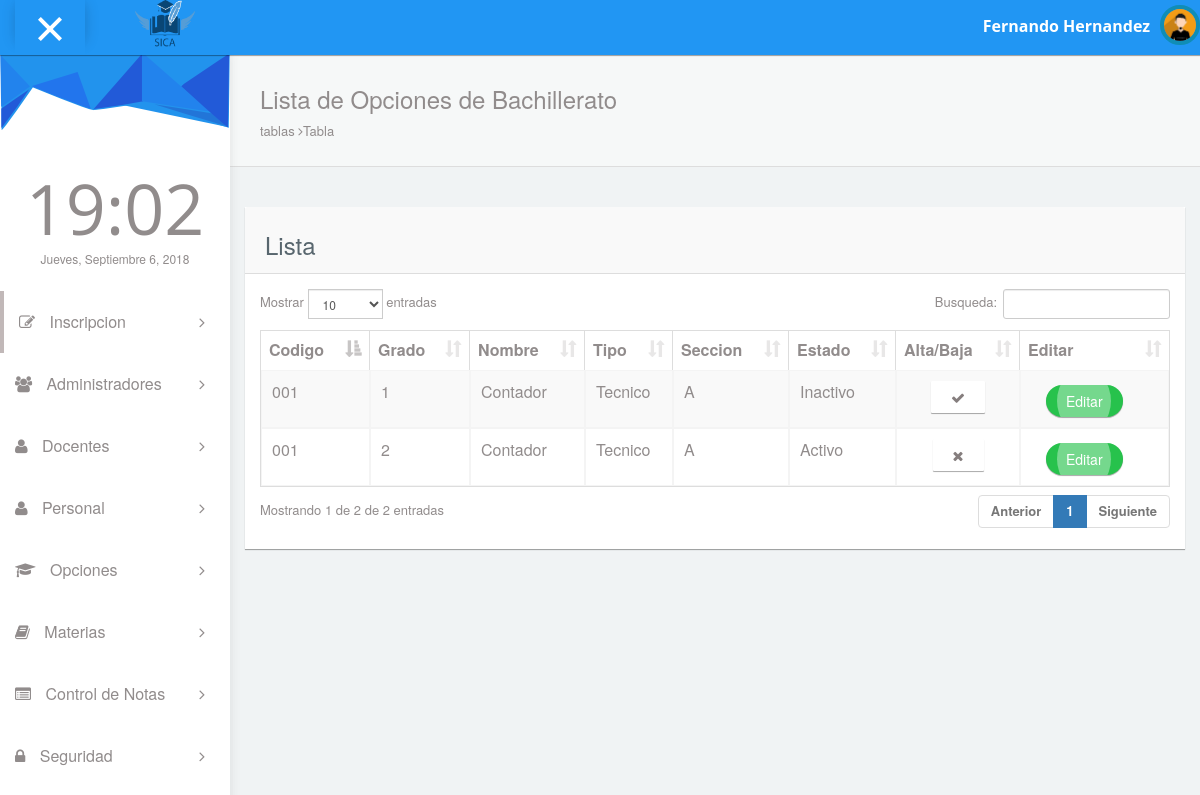
Screenshot of /pages/listaOpciones.php with the database file from the repository.
### tables this page shows
CREATE TABLE `topciones` (
  `eid_opcion` int(11) NOT NULL,
  `ecupo_maximo` int(11) NOT NULL,
  `efk_bto` int(11) NOT NULL,
  `efk_grado` int(11) NOT NULL,
  `efk_seccion` int(11) NOT NULL,
  `eestado` int(11) NOT NULL
);

CREATE TABLE `tbachilleratos` (
  `eid_bachillerato` int(11) NOT NULL,
  `ccodigo` varchar(20) NOT NULL,
  `cnombe` varchar(30) NOT NULL,
  `cdescripcion` varchar(200) NOT NULL,
  `efk_tipo` int(11) NOT NULL
);

CREATE TABLE `tgrado` (
  `eid_grado` int(11) NOT NULL,
  `cgrado` int(11) NOT NULL
);

CREATE TABLE `ttipobachillerato` (
  `eid_tipo` int(11) NOT NULL,
  `ctipo` varchar(50) NOT NULL
);

CREATE TABLE `tsecciones` (
  `eid_seccion` int(11) NOT NULL,
  `cseccion` varchar(10) NOT NULL
);

### pages/listaOpciones.php (the view, shortened to what this page needs)
<!DOCTYPE html>
<html lang="en">
<head>
  <link rel="stylesheet" type="text/css" href="../asset/css/bootstrap.min.css">
  <link rel="stylesheet" type="text/css" href="../asset/css/plugins/font-awesome.min.css"/>
  <link rel="stylesheet" type="text/css" href="../asset/css/plugins/datatables.bootstrap.min.css"/>
  <link rel="stylesheet" type="text/css" href="../asset/css/plugins/animate.min.css"/>
  <link href="../asset/css/style.css" rel="stylesheet">
</head>
<body id="mimin" class="dashboard">
      <?php include "header.php"?>
      <div class="container-fluid mimin-wrapper">
<?php include "menu.php";?>
            <div id="content">
               <div class="panel box-shadow-none content-header">
                  <div class="panel-body">
                    <div class="col-md-12">
                        <h3 class="animated fadeInLeft">Lista de Opciones de Bachillerato</h3>
                        <p class="animated fadeInDown">
                          tablas <span class="fa-angle-right fa"></span>Tabla
                        </p>
                    </div>
                  </div>
              </div>
              <form id="turismo" name="turismo" action="" method="post">
              <div class="col-md-12 top-20 padding-0">
                <div class="col-md-12">
                  <div class="panel">
                    <div class="panel-heading"><h3>Lista</h3></div>
                    <div class="panel-body">
                      <div class="responsive-table">
                      <table id="datatables-example" style="font-size:16px" class="table table-striped table-bordered" width="100%" cellspacing="0">
                      <thead>
                        <tr>
                          <th>Codigo</th>
                          <th>Grado</th>
                          <th>Nombre</th>
                          <th>Tipo</th>
                          <th>Seccion</th>
                          <th>Estado</th>
                          <th>Alta/Baja</th>
                          <th>Editar</th>
                        </tr>
                      </thead>
                      <tbody>
                      <?php
include "../config/conexion.php";
$result = $conexion->query("SELECT tsecciones.cseccion,topciones.eestado,eid_opcion,tbachilleratos.cnombe,ccodigo,tgrado.cgrado,ttipobachillerato.ctipo FROM topciones INNER JOIN tsecciones ON topciones.efk_seccion = tsecciones.eid_seccion INNER JOIN tbachilleratos ON topciones.efk_bto = tbachilleratos.eid_bachillerato INNER JOIN tgrado ON topciones.efk_grado = tgrado.eid_grado INNER JOIN ttipobachillerato ON tbachilleratos.efk_tipo = ttipobachillerato.eid_tipo ORDER BY eid_grado");
if ($result) {
    while ($fila = $result->fetch_object()) {
        echo "<tr>";
        echo "<td>" . $fila->ccodigo . "</td>";
        echo "<td>" . $fila->cgrado . "</td>";
        echo "<td>" . $fila->cnombe . "</td>";
        echo "<td>" . $fila->ctipo . "</td>";
        echo "<td>" . $fila->cseccion . "</td>";
        if ($fila->eestado==1) {
          echo "<td>Activo</td>";
          echo "<td style='text-align:center;'><button align='center' type='button' class='btn btn-default' onclick=confirmarAct(" . $fila->eid_opcion . ",1);><i class='fa fa-remove'></i>
             </button></td>";
       }else
       {
          echo "<td>Inactivo</td>";
          echo "<td style='text-align:center;'><button align='center' type='button' class='btn btn-default' onclick=confirmarAct(" . $fila->eid_opcion . ",2);><i class='fa fa-check'></i>
             </button></td>";
       }
        echo "<td>
          <div class='col-md-1' style='margin-top:4px'>
            <button class='btn ripple-infinite btn-round btn-success' onclick='confirmar(" . $fila->idempleado . ")'>
            <div>
              <span>Editar</span>
            </div>
            </button>
            </div>
        </td>";
        echo "</tr>";
    }
}
?>
                      </tbody>
                        </table>
                      </div>
                  </div>
                </div>
              </div>
              </div>
              </form>
            </div>
      </div>
</body>
</html>

### rows the page displays
topciones: efk_bto.ccodigo "001", efk_grado.cgrado "1", efk_bto.cnombe "Contador", ttipobachillerato.ctipo "Tecnico", efk_seccion.cseccion "A"
topciones: efk_bto.ccodigo "001", efk_grado.cgrado "2", efk_bto.cnombe "Contador", ttipobachillerato.ctipo "Tecnico", efk_seccion.cseccion "A"
